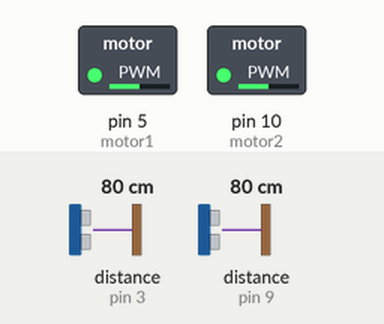
A sketch run on a simulated Arduino Uno, built with avr-gcc and run on an emulated ATmega328P. Shown: switched loads named in the sketch (green lamp = pin HIGH). Wiring (inferred from the names in the program): 2 × ultrasonic range finder: trigger pin 2, echo pin 3 / trigger pin 8, echo pin 9. Inputs (shaded band) come from the test bench; at power-on: distance to the obstacle (sensors on pin 3, pin 9) 80 cm. The echo pulse lasts 58.3 µs per cm; pins used as bus, display or sensor lines are not drawn.

Above: at 4.8 s.
4.9 s: distance to the obstacle (sensor on pin 3) set to 55 cm
10.2 s: distance to the obstacle (sensor on pin 3) set to 45 cm
At 14.6 s:
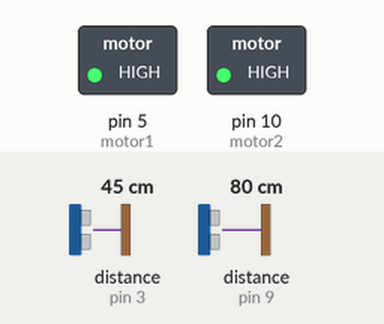
At 16.4 s:
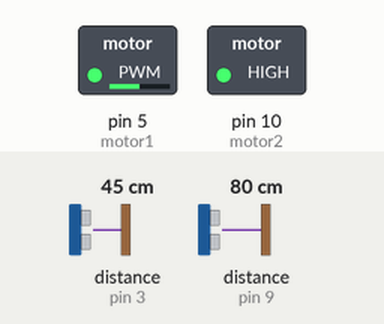
19.5 s: distance to the obstacle (sensor on pin 9) set to 120 cm
28.8 s: distance to the obstacle (sensor on pin 3) set to 60 cm
At 33.4 s:
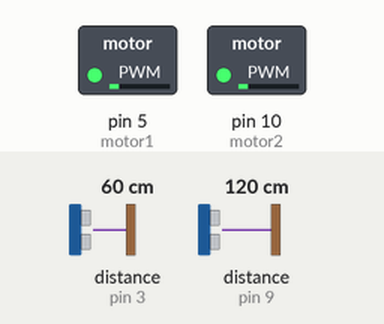
34.5 s: distance to the obstacle (sensor on pin 9) set to 102 cm
39.5 s: distance to the obstacle (sensor on pin 9) set to 96 cm
At 40.6 s:
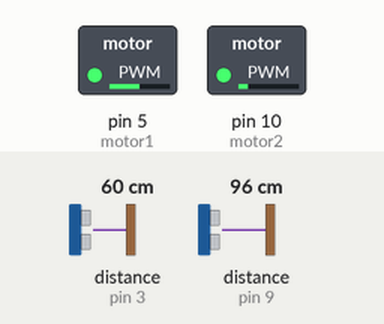
Timing chart, 0 to 42.6 s (numbered marks = the images above; inputs shaded):
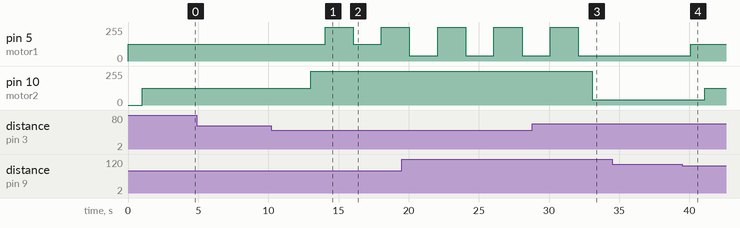

Measured:
- the behaviour switches between 51 and 50 cm on distance to the obstacle (sensor on pin 3) (found by bisection; images 0 and 1)
- the behaviour switches between 100 and 99 cm on distance to the obstacle (sensor on pin 9) (found by bisection; images 3 and 4)
- after the input at 4.9 s, every drawn part: stays the same
- after the input at 10.2 s, pin 5 (motor1): 127/255 → 255/255 after 3.8 s, → 127/255 2.0 s later, → 255/255 2.0 s later; pin 10 (motor2): 127/255 → 255/255 after 2.8 s
- after the input at 28.8 s, pin 5 (motor1): goes on until 32.1 s, then stays 40/255; pin 10 (motor2): 255/255 → 40/255 after 4.3 s
- after the input at 34.5 s, every drawn part: stays the same
- after the input at 39.5 s, pin 5 (motor1): 40/255 → 127/255 after 0.61 s; pin 10 (motor2): 40/255 → 127/255 after 1.6 s

The sketch:

motorSonic.ino
```cpp
// 변수 닉네임 설정
int triggerPin1 = 8;
int triggerPin2 = 2;

int echoPin1 = 9;
int echoPin2 = 3;

int motor1 = 5;
int motor2 = 10;


void setup()
{
  pinMode(triggerPin1,OUTPUT); //trig 1
  pinMode(echoPin1,INPUT); // Echo 1

  pinMode(triggerPin2,OUTPUT); //trig 2
  pinMode(echoPin2,INPUT); // Echo 2

  pinMode(motor1,OUTPUT); // Motor1
  pinMode(motor2,OUTPUT); // Motor2
}

void loop()
{
  // 초음파센서1, 2 거리측정

  digitalWrite(triggerPin1,HIGH); //trig1 HIGH
  delayMicroseconds(10);
  digitalWrite(triggerPin1,LOW); //trig1 LOW
  long duration1 = pulseIn(echoPin1, HIGH);

  digitalWrite(triggerPin2,HIGH); //trig2 HIGH
  delayMicroseconds(10);
  digitalWrite(triggerPin2,LOW); //trig2 LOW
  long duration2 = pulseIn(echoPin2, HIGH);

  //초음파 센서 거리 0일시
  if((duration1 && duration2)  ==0)
  {
    return;
  }

  // 21.9us/cm*2=58.2cm으로 환산하는 값
  long distance1 = duration1/58.2;
  long distance2 = duration2/58.2;


  //초음파1 , 모터1 좌측
  if(distance1<50){
         analogWrite(motor1,255);
         delay(1000);

  }
  	else if(distance1<100){
         	analogWrite(motor1,127);
         	delay(1000);

  	}
  		else if(distance1<150){
         	analogWrite(motor1,40);
         	delay(1000);

 		}

  //초음파2 , 모터2 우측
  if(distance2<50){
         analogWrite(motor2,255);
         delay(1000);

  }
  else if(distance1<100){
         analogWrite(motor2,127);
         delay(1000);

  }
  else if(distance1<150){
         analogWrite(motor2,40);
         delay(1000);

  }

 //초음파1,2 , 모터1,2 전방
  if(distance1 && distance2<50){
  	analogWrite(motor1,255);
  	delay(1000);
  	analogWrite(motor2,255);
  	delay(1000);

  }
  else if(distance1<100){
    analogWrite(motor1,127);
  	delay(1000);
  	analogWrite(motor2,127);
  	delay(1000);

  }
  else if(distance1<150){
   	analogWrite(motor1,40);
  	delay(1000);
  	analogWrite(motor2,40);
  	delay(1000);

  }


}
```
